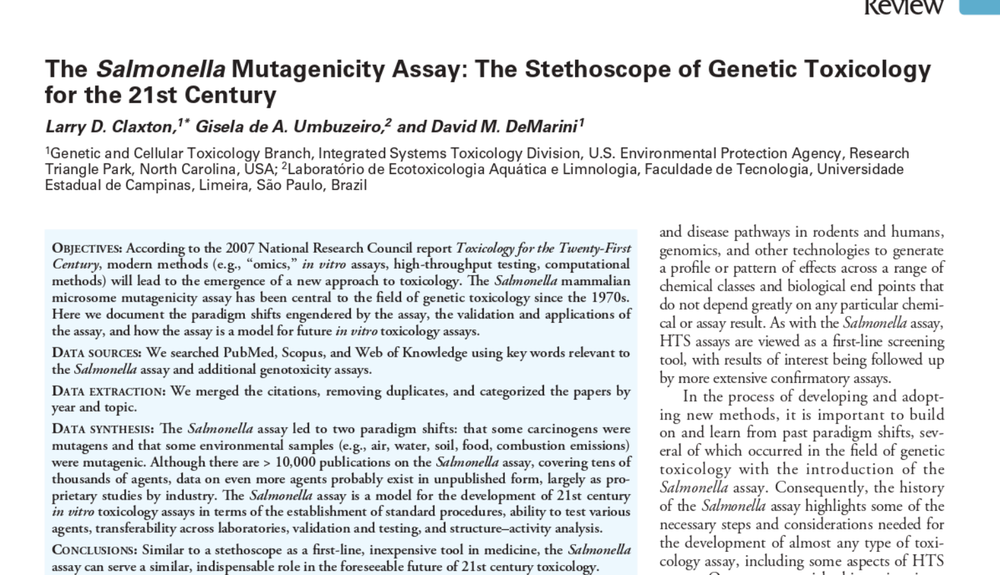
#> input picture help_code_cv2/help_text.png, 1000 x 575 px, shrunk from 1511 x 869 before the run
$ python geeksfor.py
#> lines starting #> are read from the running program, lines starting #| are printed output that depends on the picture; after the words box and inside, x2 and y2 are one past the last pixel; in counts of white or black regions, pixels touching at a corner belong together
# Import required packages
import cv2
import pytesseract


# Read image from which text needs to be extracted
img = cv2.imread("help_text.png")
#> img is the input picture: shape (575, 1000, 3); mean B, G, R 232.3, 230.6, 227.6

# Preprocessing the image starts

# Convert the image to gray scale
gray = cv2.cvtColor(img, cv2.COLOR_BGR2GRAY)

# Performing OTSU threshold
ret, thresh1 = cv2.threshold(gray, 0, 255, cv2.THRESH_OTSU | cv2.THRESH_BINARY_INV)
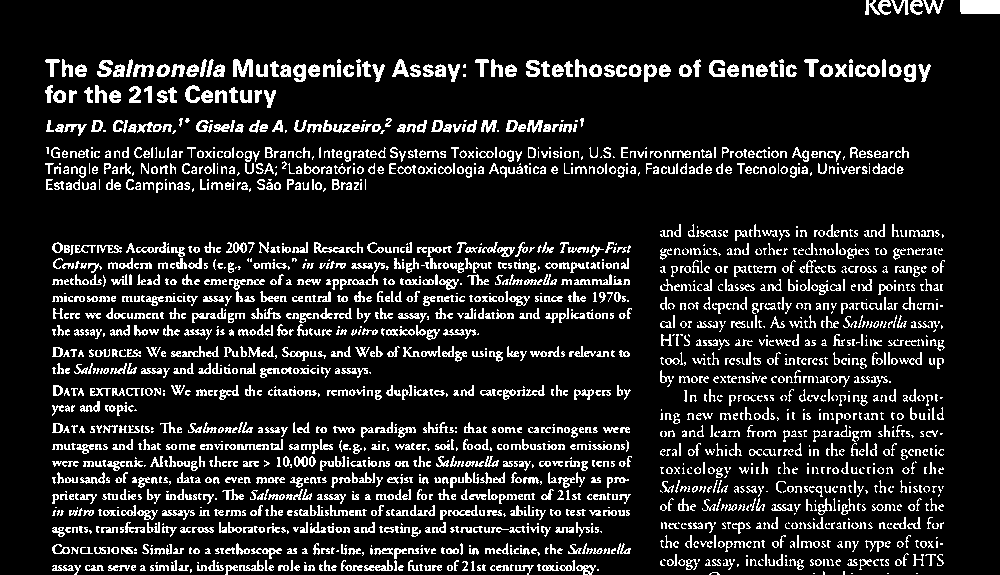
#> thresh1: shape (575, 1000); 12.9% white in thin lines or dots
#> ret = 177

# Specify structure shape and kernel size.
# Kernel size increases or decreases the area
# of the rectangle to be detected.
# A smaller value like (10, 10) will detect
# each word instead of a sentence.
rect_kernel = cv2.getStructuringElement(cv2.MORPH_RECT, (18, 18))

# Applying dilation on the threshold image
dilation = cv2.dilate(thresh1, rect_kernel, iterations=1)
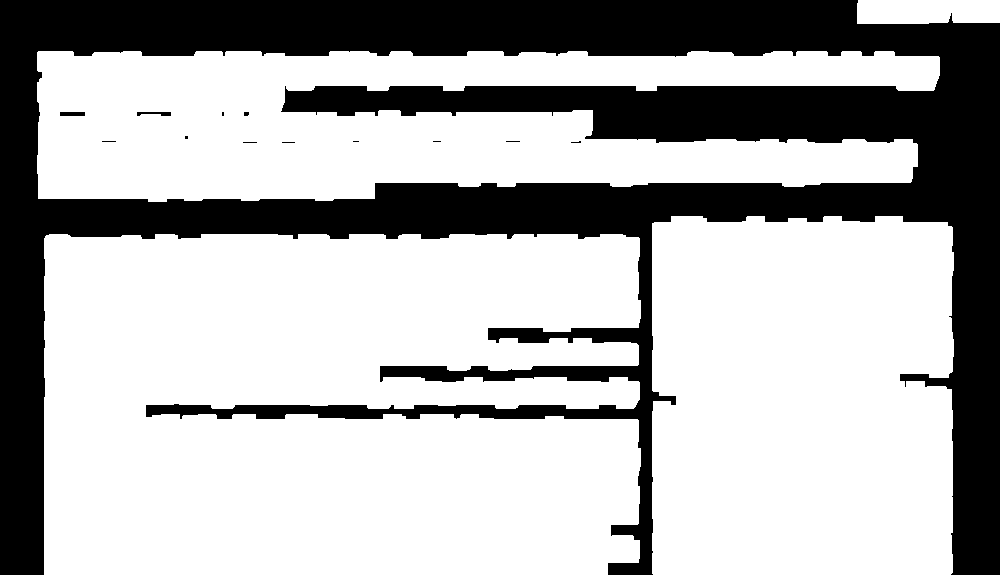
#> dilation: shape (575, 1000); 68.8% white; 13 black regions (10 under 20 px)

# Finding contours
contours, hierarchy = cv2.findContours(dilation, cv2.RETR_EXTERNAL,
                                       cv2.CHAIN_APPROX_NONE)
#> contours = 4 contours; box (x1, y1, x2, y2) and area: (44, 234, 641, 575) 189300, (652, 216, 954, 575) 105408, (37, 51, 940, 202) 93593, (857, 0, 1000, 24) 3162

# Creating a copy of image
im2 = img.copy()

# A text file is created and flushed
file = open("recognized.txt", "w+")
file.write("")
file.close()

# Looping through the identified contours
# Then rectangular part is cropped and passed on
# to pytesseract for extracting text from it
# Extracted text is then written into the text file
for cnt in contours:
    x, y, w, h = cv2.boundingRect(cnt)

    # Drawing a rectangle on copied image
    rect = cv2.rectangle(im2, (x, y), (x + w, y + h), (0, 255, 0), 2)

    # Cropping the text block for giving input to OCR
    cropped = im2[y:y + h, x:x + w]

    # Open the file in append mode
    file = open("recognized.txt", "a")

    # Apply OCR on the cropped image
#> (the run stopped early here; a loop or call above may not have finished)
